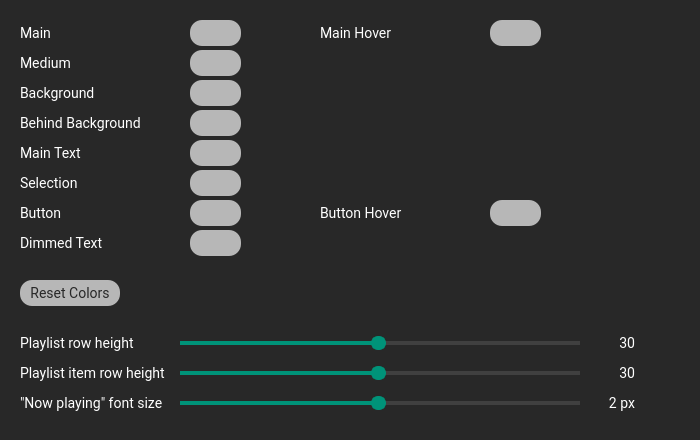
   <widget class="QWidget" name="scrollAreaWidgetContentsAppearance">
    <property name="geometry">
     <rect>
      <x>0</x>
      <y>0</y>
      <width>700</width>
      <height>440</height>
     </rect>
    </property>
    <property name="sizePolicy">
     <sizepolicy hsizetype="Preferred" vsizetype="Fixed">
      <horstretch>0</horstretch>
      <verstretch>0</verstretch>
     </sizepolicy>
    </property>
    <property name="minimumSize">
     <size>
      <width>0</width>
      <height>440</height>
     </size>
    </property>
    <property name="maximumSize">
     <size>
      <width>16777215</width>
      <height>440</height>
     </size>
    </property>
    <property name="styleSheet">
     <string notr="true">
QWidget
{
border-color:#ff2828;
selection-background-color: #333333/*selection*/;
selection-color: #ffffff/*main text*/;
font-family:Roboto;
font-size:14px;
background-color:#282828/*background*/;
color:#ffffff/*main text*/;
}
QTextEdit {
    border: 1px solid;
	border-color:#009379/*main*/; 
    border-radius: 3px;
    padding: 1px 18px 1px 3px;
    min-width: 6em;
}

QSlider::groove:horizontal { 
	background-color: #404040/*medium*/;
	height: 4px; 
	border-radius: 4px;
}
QSlider::handle:horizontal { 
	background-color: #009379/*main*/; 
	border: 2px solid #009379/*main*/; 
	width: 11px; 
	height: 20px; 
	line-height: 20px; 
	margin-top: -5px; 
	margin-bottom: -5px; 
	border-radius: 7px; 
}
QSlider::handle:horizontal:hover { 
	background-color: #00c09e/*main hover*/; 
	border: 2px solid #00c09e/*main hover*/; 
}

QSlider::sub-page:horizontal {
background-color:#009379/*main*/; 
}
QComboBox {
    border: 1px solid;
	border-color: #009379/*main*/; 
    border-radius: 3px;
    padding: 1px 18px 1px 3px;
}

QComboBox:editable {
    background: #333;
}

QComboBox:!editable, QComboBox::drop-down:editable {
     background: ;
}

/* QComboBox gets the &quot;on&quot; state when the popup is open */
QComboBox:!editable:on, QComboBox::drop-down:editable:on {
    background: qlineargradient(x1: 0, y1: 0, x2: 0, y2: 1,
                                stop: 0 #D3D3D3, stop: 0.4 #D8D8D8,
                                stop: 0.5 #DDDDDD, stop: 1.0 #E1E1E1);
}

QComboBox:on { /* shift the text when the popup opens */
    padding-top: 3px;
    padding-left: 4px;
}

QComboBox::drop-down {
    subcontrol-origin: padding;
    subcontrol-position: top right;
    width: 15px;

    border-left-width: 1px;
    border-left-color: #009379/*main*/; 
    border-left-style: solid; /* just a single line */
    border-top-right-radius: 3px; /* same radius as the QComboBox */
    border-bottom-right-radius: 3px;
}
QComboBox QAbstractItemView {
    border: 1px solid;
	border-color: #009379/*main*/; 
    background-color:#282828/*background*/;
	outline:none;
}

QComboBox::down-arrow:on { /* shift the arrow when popup is open */
    top: 1px;
    left: 1px;
}

QLineEdit {
    border: 1px solid;
	border-color:#009379/*main*/; 
    border-radius: 3px;
    padding: 1px 18px 1px 3px;
    min-width: 6em;
}

QWidget:disabled
{
color:#404040/*medium*/;

}
QPushButton
{
font-family:roboto;
background-color: #b7b7b7/*button*/;
border-radius: 12px;
padding:4px;
font-size:14px;
color:#282828/*background*/;
}
QPushButton:hover
{
background-color: #ffffff/*button hover*/;
}
QSlider::handle:disabled {
	background-color: #404040/*medium*/;
	border: 2px solid #404040/*medium*/;
}
QSlider::sub-page:horizontal:disabled {
background-color:#404040/*medium*/;
}
QComboBox:disabled {
    border: 1px solid #404040/*medium*/;

}
QComboBox::drop-down:disabled {

    border-left-color: #404040/*medium*/;

}
     </string>
    </property>
    <widget class="QLabel" name="labelAppearanceMainColor">
     <property name="geometry">
      <rect>
       <x>20</x>
       <y>20</y>
       <width>151</width>
       <height>26</height>
      </rect>
     </property>
     <property name="text">
      <string>Main</string>
     </property>
    </widget>
    <widget class="QPushButton" name="buttonAppearanceMainColor">
     <property name="geometry">
      <rect>
       <x>190</x>
       <y>20</y>
       <width>51</width>
       <height>26</height>
      </rect>
     </property>
     <property name="text">
      <string/>
     </property>
     <property name="autoDefault">
      <bool>false</bool>
     </property>
     <property name="flat">
      <bool>false</bool>
     </property>
    </widget>
    <widget class="QLabel" name="labelAppearanceMainHoverColor">
     <property name="geometry">
      <rect>
       <x>320</x>
       <y>20</y>
       <width>111</width>
       <height>26</height>
      </rect>
     </property>
     <property name="text">
      <string>Main Hover</string>
     </property>
    </widget>
    <widget class="QPushButton" name="buttonAppearanceMainHoverColor">
     <property name="geometry">
      <rect>
       <x>490</x>
       <y>20</y>
       <width>51</width>
       <height>26</height>
      </rect>
     </property>
     <property name="text">
      <string/>
     </property>
     <property name="autoDefault">
      <bool>false</bool>
     </property>
    </widget>
    <widget class="QLabel" name="labelAppearanceMediumColor">
     <property name="geometry">
      <rect>
       <x>20</x>
       <y>50</y>
       <width>151</width>
       <height>26</height>
      </rect>
     </property>
     <property name="text">
      <string>Medium</string>
     </property>
    </widget>
    <widget class="QPushButton" name="buttonAppearanceMediumColor">
     <property name="geometry">
      <rect>
       <x>190</x>
       <y>50</y>
       <width>51</width>
       <height>26</height>
      </rect>
     </property>
     <property name="text">
      <string/>
     </property>
     <property name="autoDefault">
      <bool>false</bool>
     </property>
     <property name="flat">
      <bool>false</bool>
     </property>
    </widget>
    <widget class="QLabel" name="labelAppearanceBackgroundColor">
     <property name="geometry">
      <rect>
       <x>20</x>
       <y>80</y>
       <width>141</width>
       <height>26</height>
      </rect>
     </property>
     <property name="text">
      <string>Background</string>
     </property>
    </widget>
    <widget class="QPushButton" name="buttonAppearanceBackgroundColor">
     <property name="geometry">
      <rect>
       <x>190</x>
       <y>80</y>
       <width>51</width>
       <height>26</height>
      </rect>
     </property>
     <property name="text">
      <string/>
     </property>
     <property name="autoDefault">
      <bool>false</bool>
     </property>
     <property name="flat">
      <bool>false</bool>
     </property>
    </widget>
    <widget class="QLabel" name="labelAppearanceBehindBackgroundColor">
     <property name="geometry">
      <rect>
       <x>20</x>
       <y>110</y>
       <width>141</width>
       <height>26</height>
      </rect>
     </property>
     <property name="text">
      <string>Behind Background</string>
     </property>
    </widget>
    <widget class="QPushButton" name="buttonAppearanceBehindBackgroundColor">
     <property name="geometry">
      <rect>
       <x>190</x>
       <y>110</y>
       <width>51</width>
       <height>26</height>
      </rect>
     </property>
     <property name="text">
      <string/>
     </property>
     <property name="autoDefault">
      <bool>false</bool>
     </property>
     <property name="flat">
      <bool>false</bool>
     </property>
    </widget>
    <widget class="QLabel" name="labelAppearanceMainTextColor">
     <property name="geometry">
      <rect>
       <x>20</x>
       <y>140</y>
       <width>141</width>
       <height>26</height>
      </rect>
     </property>
     <property name="text">
      <string>Main Text</string>
     </property>
    </widget>
    <widget class="QPushButton" name="buttonAppearanceMainTextColor">
     <property name="geometry">
      <rect>
       <x>190</x>
       <y>140</y>
       <width>51</width>
       <height>26</height>
      </rect>
     </property>
     <property name="text">
      <string/>
     </property>
     <property name="autoDefault">
      <bool>false</bool>
     </property>
     <property name="flat">
      <bool>false</bool>
     </property>
    </widget>
    <widget class="QLabel" name="labelAppearanceSelectionColor">
     <property name="geometry">
      <rect>
       <x>20</x>
       <y>170</y>
       <width>141</width>
       <height>26</height>
      </rect>
     </property>
     <property name="text">
      <string>Selection</string>
     </property>
    </widget>
    <widget class="QPushButton" name="buttonAppearanceSelectionColor">
     <property name="geometry">
      <rect>
       <x>190</x>
       <y>170</y>
       <width>51</width>
       <height>26</height>
      </rect>
     </property>
     <property name="text">
      <string/>
     </property>
     <property name="autoDefault">
      <bool>false</bool>
     </property>
    </widget>
    <widget class="QLabel" name="labelAppearanceButtonColor">
     <property name="geometry">
      <rect>
       <x>20</x>
       <y>200</y>
       <width>141</width>
       <height>26</height>
      </rect>
     </property>
     <property name="text">
      <string>Button</string>
     </property>
    </widget>
    <widget class="QPushButton" name="buttonAppearanceButtonColor">
     <property name="geometry">
      <rect>
       <x>190</x>
       <y>200</y>
       <width>51</width>
       <height>26</height>
      </rect>
     </property>
     <property name="text">
      <string/>
     </property>
     <property name="autoDefault">
      <bool>false</bool>
     </property>
     <property name="flat">
      <bool>false</bool>
     </property>
    </widget>
    <widget class="QLabel" name="labelAppearanceButtonHoverColor">
     <property name="geometry">
      <rect>
       <x>320</x>
       <y>200</y>
       <width>121</width>
       <height>26</height>
      </rect>
     </property>
     <property name="text">
      <string>Button Hover</string>
     </property>
    </widget>
    <widget class="QPushButton" name="buttonAppearanceButtonHoverColor">
     <property name="geometry">
      <rect>
       <x>490</x>
       <y>200</y>
       <width>51</width>
       <height>26</height>
      </rect>
     </property>
     <property name="text">
      <string/>
     </property>
     <property name="autoDefault">
      <bool>false</bool>
     </property>
     <property name="flat">
      <bool>false</bool>
     </property>
    </widget>
    <widget class="QLabel" name="labelAppearanceDimmedTextColor">
     <property name="geometry">
      <rect>
       <x>20</x>
       <y>230</y>
       <width>141</width>
       <height>26</height>
      </rect>
     </property>
     <property name="text">
      <string>Dimmed Text</string>
     </property>
    </widget>
    <widget class="QPushButton" name="buttonAppearanceDimmedTextColor">
     <property name="geometry">
      <rect>
       <x>190</x>
       <y>230</y>
       <width>51</width>
       <height>26</height>
      </rect>
     </property>
     <property name="text">
      <string/>
     </property>
     <property name="autoDefault">
      <bool>false</bool>
     </property>
     <property name="flat">
      <bool>false</bool>
     </property>
    </widget>
    <widget class="QPushButton" name="buttonAppearanceResetColors">
     <property name="geometry">
      <rect>
       <x>20</x>
       <y>280</y>
       <width>100</width>
       <height>26</height>
      </rect>
     </property>
     <property name="styleSheet">
      <string notr="true"/>
     </property>
     <property name="text">
      <string>Reset Colors</string>
     </property>
    </widget>
    <widget class="QLabel" name="labelAppearancePlaylistRowHeight">
     <property name="geometry">
      <rect>
       <x>20</x>
       <y>330</y>
       <width>151</width>
       <height>26</height>
      </rect>
     </property>
     <property name="text">
      <string>Playlist row height</string>
     </property>
    </widget>
    <widget class="QSlider" name="sliderAppearancePlaylistRowHeight">
     <property name="geometry">
      <rect>
       <x>180</x>
       <y>330</y>
       <width>400</width>
       <height>26</height>
      </rect>
     </property>
     <property name="minimum">
      <number>1</number>
     </property>
     <property name="maximum">
      <number>100</number>
     </property>
     <property name="value">
      <number>50</number>
     </property>
     <property name="sliderPosition">
      <number>50</number>
     </property>
     <property name="orientation">
      <enum>Qt::Orientation::Horizontal</enum>
     </property>
    </widget>
    <widget class="QLabel" name="labelAppearancePlaylistRowHeightValue">
     <property name="geometry">
      <rect>
       <x>590</x>
       <y>330</y>
       <width>45</width>
       <height>26</height>
      </rect>
     </property>
     <property name="text">
      <string>30</string>
     </property>
     <property name="alignment">
      <set>Qt::AlignmentFlag::AlignRight|Qt::AlignmentFlag::AlignTrailing|Qt::AlignmentFlag::AlignVCenter</set>
     </property>
    </widget>
    <widget class="QLabel" name="labelAppearancePlaylistItemRowHeight">
     <property name="geometry">
      <rect>
       <x>20</x>
       <y>360</y>
       <width>151</width>
       <height>26</height>
      </rect>
     </property>
     <property name="text">
      <string>Playlist item row height</string>
     </property>
    </widget>
    <widget class="QSlider" name="sliderAppearancePlaylistItemRowHeight">
     <property name="geometry">
      <rect>
       <x>180</x>
       <y>360</y>
       <width>400</width>
       <height>26</height>
      </rect>
     </property>
     <property name="minimum">
      <number>1</number>
     </property>
     <property name="maximum">
      <number>100</number>
     </property>
     <property name="value">
      <number>50</number>
     </property>
     <property name="orientation">
      <enum>Qt::Orientation::Horizontal</enum>
     </property>
    </widget>
    <widget class="QLabel" name="labelAppearancePlaylistItemRowHeightValue">
     <property name="geometry">
      <rect>
       <x>590</x>
       <y>360</y>
       <width>45</width>
       <height>26</height>
      </rect>
     </property>
     <property name="text">
      <string>30</string>
     </property>
     <property name="alignment">
      <set>Qt::AlignmentFlag::AlignRight|Qt::AlignmentFlag::AlignTrailing|Qt::AlignmentFlag::AlignVCenter</set>
     </property>
    </widget>
    <widget class="QLabel" name="labelAppearanceNowPlayingFontSize">
     <property name="geometry">
      <rect>
       <x>20</x>
       <y>390</y>
       <width>151</width>
       <height>26</height>
      </rect>
     </property>
     <property name="text">
      <string>&quot;Now playing&quot; font size</string>
     </property>
    </widget>
    <widget class="QSlider" name="sliderAppearanceNowPlayingFontSize">
     <property name="geometry">
      <rect>
       <x>180</x>
       <y>390</y>
       <width>400</width>
       <height>26</height>
      </rect>
     </property>
     <property name="minimum">
      <number>1</number>
     </property>
     <property name="maximum">
      <number>100</number>
     </property>
     <property name="value">
      <number>50</number>
     </property>
     <property name="sliderPosition">
      <number>50</number>
     </property>
     <property name="orientation">
      <enum>Qt::Orientation::Horizontal</enum>
     </property>
    </widget>
    <widget class="QLabel" name="labelAppearanceNowPlayingFontSizeValue">
     <property name="geometry">
      <rect>
       <x>590</x>
       <y>390</y>
       <width>45</width>
       <height>26</height>
      </rect>
     </property>
     <property name="text">
      <string>2 px</string>
     </property>
     <property name="alignment">
      <set>Qt::AlignmentFlag::AlignRight|Qt::AlignmentFlag::AlignTrailing|Qt::AlignmentFlag::AlignVCenter</set>
     </property>
    </widget>
   </widget>
